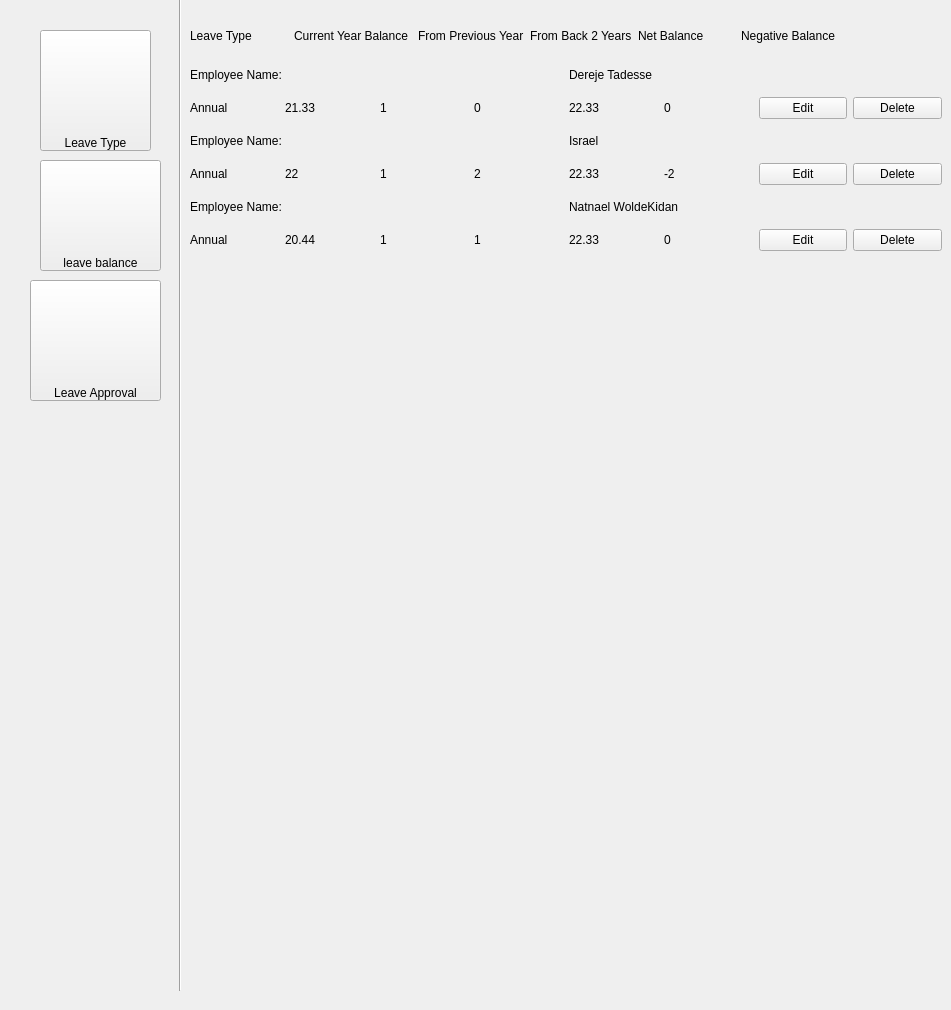
      <widget class="QWidget" name="page_6">
       <widget class="QWidget" name="layoutWidget_2">
        <property name="geometry">
         <rect>
          <x>190</x>
          <y>20</y>
          <width>752</width>
          <height>231</height>
         </rect>
        </property>
        <layout class="QGridLayout" name="gridLayout_3">
         <item row="0" column="0">
          <layout class="QGridLayout" name="gridLayout_2">
           <item row="0" column="0">
            <widget class="QLabel" name="label_236">
             <property name="text">
              <string>Leave Type</string>
             </property>
            </widget>
           </item>
           <item row="0" column="1">
            <widget class="QLabel" name="label_237">
             <property name="text">
              <string>Current Year Balance </string>
             </property>
            </widget>
           </item>
           <item row="0" column="2">
            <widget class="QLabel" name="label_238">
             <property name="text">
              <string>From Previous Year</string>
             </property>
            </widget>
           </item>
           <item row="0" column="3">
            <widget class="QLabel" name="label_239">
             <property name="text">
              <string>From Back 2 Years</string>
             </property>
            </widget>
           </item>
           <item row="0" column="4">
            <widget class="QLabel" name="label_240">
             <property name="text">
              <string>Net Balance</string>
             </property>
            </widget>
           </item>
           <item row="0" column="5">
            <widget class="QLabel" name="label_241">
             <property name="text">
              <string>Negative Balance</string>
             </property>
            </widget>
           </item>
           <item row="0" column="6">
            <widget class="QLabel" name="label_242">
             <property name="text">
              <string/>
             </property>
            </widget>
           </item>
          </layout>
         </item>
         <item row="1" column="0">
          <layout class="QHBoxLayout" name="horizontalLayout_23">
           <item>
            <widget class="QLabel" name="label_243">
             <property name="text">
              <string>Employee Name:</string>
             </property>
            </widget>
           </item>
           <item>
            <widget class="QLabel" name="label_244">
             <property name="text">
              <string>Dereje Tadesse </string>
             </property>
            </widget>
           </item>
          </layout>
         </item>
         <item row="2" column="0">
          <layout class="QGridLayout" name="gridLayout_4">
           <item row="0" column="0">
            <widget class="QLabel" name="label_245">
             <property name="text">
              <string>Annual</string>
             </property>
            </widget>
           </item>
           <item row="0" column="1">
            <widget class="QLabel" name="label_246">
             <property name="text">
              <string>21.33</string>
             </property>
            </widget>
           </item>
           <item row="0" column="2">
            <widget class="QLabel" name="label_247">
             <property name="text">
              <string>1</string>
             </property>
            </widget>
           </item>
           <item row="0" column="3">
            <widget class="QLabel" name="label_248">
             <property name="text">
              <string>0</string>
             </property>
            </widget>
           </item>
           <item row="0" column="4">
            <widget class="QLabel" name="label_249">
             <property name="text">
              <string>22.33</string>
             </property>
            </widget>
           </item>
           <item row="0" column="5">
            <widget class="QLabel" name="label_250">
             <property name="text">
              <string>0</string>
             </property>
            </widget>
           </item>
           <item row="0" column="6">
            <widget class="QPushButton" name="pushButton_108">
             <property name="text">
              <string>Edit</string>
             </property>
            </widget>
           </item>
           <item row="0" column="7">
            <widget class="QPushButton" name="pushButton_109">
             <property name="text">
              <string>Delete</string>
             </property>
            </widget>
           </item>
          </layout>
         </item>
         <item row="3" column="0">
          <layout class="QHBoxLayout" name="horizontalLayout_24">
           <item>
            <widget class="QLabel" name="label_251">
             <property name="text">
              <string>Employee Name:</string>
             </property>
            </widget>
           </item>
           <item>
            <widget class="QLabel" name="label_252">
             <property name="text">
              <string>Israel </string>
             </property>
            </widget>
           </item>
          </layout>
         </item>
         <item row="4" column="0">
          <layout class="QGridLayout" name="gridLayout_5">
           <item row="0" column="0">
            <widget class="QLabel" name="label_253">
             <property name="text">
              <string>Annual</string>
             </property>
            </widget>
           </item>
           <item row="0" column="1">
            <widget class="QLabel" name="label_254">
             <property name="text">
              <string>22</string>
             </property>
            </widget>
           </item>
           <item row="0" column="2">
            <widget class="QLabel" name="label_255">
             <property name="text">
              <string>1</string>
             </property>
            </widget>
           </item>
           <item row="0" column="3">
            <widget class="QLabel" name="label_256">
             <property name="text">
              <string>2</string>
             </property>
            </widget>
           </item>
           <item row="0" column="4">
            <widget class="QLabel" name="label_257">
             <property name="text">
              <string>22.33</string>
             </property>
            </widget>
           </item>
           <item row="0" column="5">
            <widget class="QLabel" name="label_258">
             <property name="text">
              <string>-2</string>
             </property>
            </widget>
           </item>
           <item row="0" column="6">
            <widget class="QPushButton" name="pushButton_110">
             <property name="text">
              <string>Edit</string>
             </property>
            </widget>
           </item>
           <item row="0" column="7">
            <widget class="QPushButton" name="pushButton_111">
             <property name="text">
              <string>Delete</string>
             </property>
            </widget>
           </item>
          </layout>
         </item>
         <item row="5" column="0">
          <layout class="QHBoxLayout" name="horizontalLayout_25">
           <item>
            <widget class="QLabel" name="label_259">
             <property name="text">
              <string>Employee Name:</string>
             </property>
            </widget>
           </item>
           <item>
            <widget class="QLabel" name="label_260">
             <property name="text">
              <string>Natnael WoldeKidan</string>
             </property>
            </widget>
           </item>
          </layout>
         </item>
         <item row="6" column="0">
          <layout class="QGridLayout" name="gridLayout_6">
           <item row="0" column="0">
            <widget class="QLabel" name="label_261">
             <property name="text">
              <string>Annual</string>
             </property>
            </widget>
           </item>
           <item row="0" column="1">
            <widget class="QLabel" name="label_262">
             <property name="text">
              <string>20.44</string>
             </property>
            </widget>
           </item>
           <item row="0" column="2">
            <widget class="QLabel" name="label_263">
             <property name="text">
              <string>1</string>
             </property>
            </widget>
           </item>
           <item row="0" column="3">
            <widget class="QLabel" name="label_264">
             <property name="text">
              <string>1</string>
             </property>
            </widget>
           </item>
           <item row="0" column="4">
            <widget class="QLabel" name="label_265">
             <property name="text">
              <string>22.33</string>
             </property>
            </widget>
           </item>
           <item row="0" column="5">
            <widget class="QLabel" name="label_266">
             <property name="text">
              <string>0</string>
             </property>
            </widget>
           </item>
           <item row="0" column="6">
            <widget class="QPushButton" name="pushButton_112">
             <property name="text">
              <string>Edit</string>
             </property>
            </widget>
           </item>
           <item row="0" column="7">
            <widget class="QPushButton" name="pushButton_113">
             <property name="text">
              <string>Delete</string>
             </property>
            </widget>
           </item>
          </layout>
         </item>
        </layout>
       </widget>
       <widget class="Line" name="line_26">
        <property name="geometry">
         <rect>
          <x>170</x>
          <y>-10</y>
          <width>21</width>
          <height>1001</height>
         </rect>
        </property>
        <property name="styleSheet">
         <string notr="true"/>
        </property>
        <property name="orientation">
         <enum>Qt::Vertical</enum>
        </property>
       </widget>
       <widget class="QPushButton" name="pushButton_115">
        <property name="geometry">
         <rect>
          <x>40</x>
          <y>30</y>
          <width>111</width>
          <height>121</height>
         </rect>
        </property>
        <property name="styleSheet">
         <string notr="true">background:url(:/type/leave.png);
background-repeat:no-repeat;
height:12px;
text-align:bottom;</string>
        </property>
        <property name="text">
         <string>Leave Type</string>
        </property>
       </widget>
       <widget class="QPushButton" name="pushButton_126">
        <property name="geometry">
         <rect>
          <x>40</x>
          <y>160</y>
          <width>121</width>
          <height>111</height>
         </rect>
        </property>
        <property name="styleSheet">
         <string notr="true">background:url(:/balance/balance.png);
background-repeat:no-repeat;
height:12px;
text-align:bottom;</string>
        </property>
        <property name="text">
         <string>leave balance</string>
        </property>
       </widget>
       <widget class="QPushButton" name="pushButton_127">
        <property name="geometry">
         <rect>
          <x>30</x>
          <y>280</y>
          <width>131</width>
          <height>121</height>
         </rect>
        </property>
        <property name="styleSheet">
         <string notr="true">background:url(:/approve/approval.png);
background-repeat:no-repeat;
height:12px;
text-align:bottom;</string>
        </property>
        <property name="text">
         <string>Leave Approval</string>
        </property>
       </widget>
      </widget>
